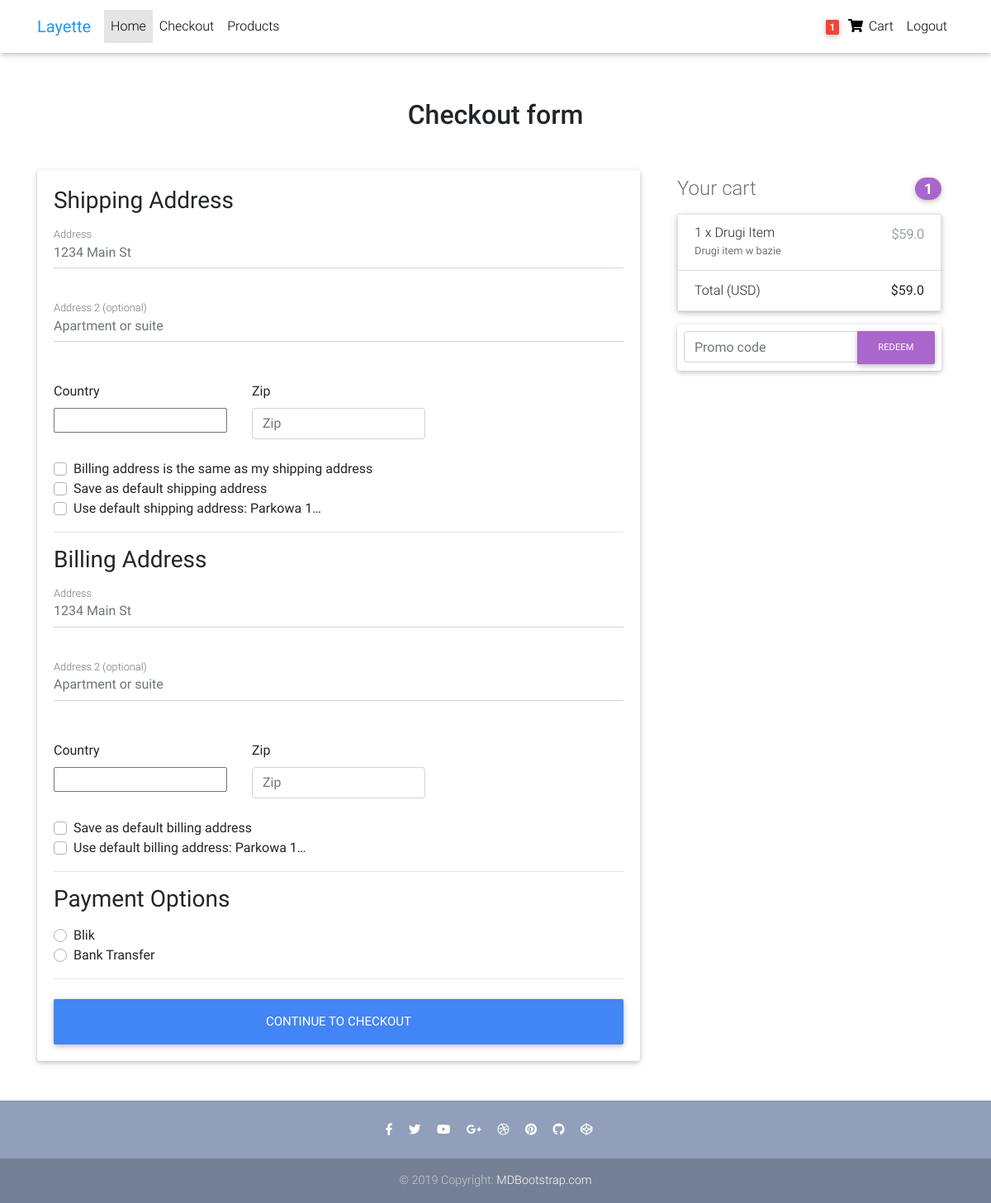
/checkout/ (signed in), run on an earlier commit of the app's database.
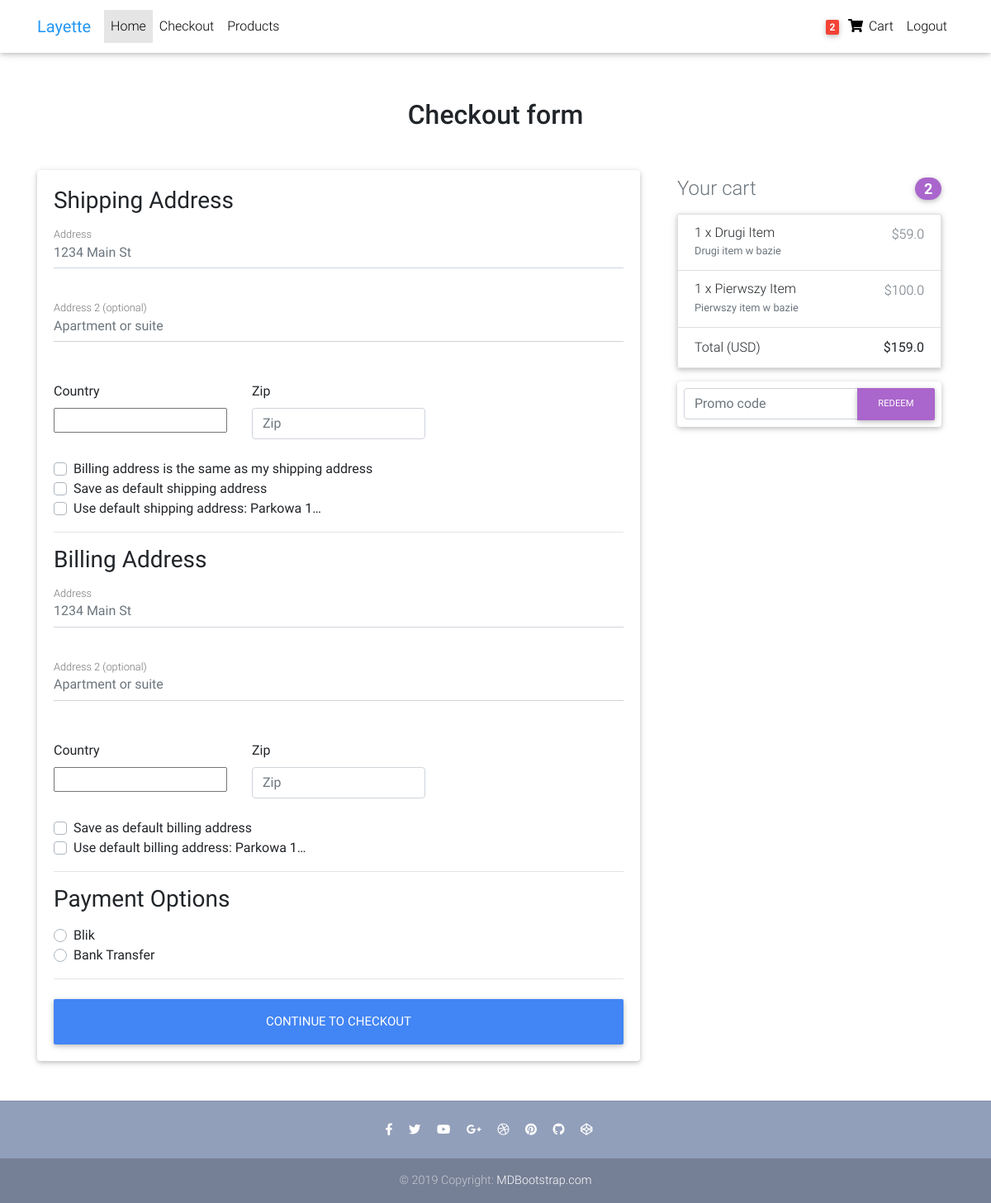
And on a later commit of the database.
### shop_app/models.py (models this page shows, shortened)
class Order(models.Model):
    user = models.ForeignKey(settings.AUTH_USER_MODEL,
                             on_delete=models.CASCADE)
    ref_code = models.CharField(max_length=20)
    items = models.ManyToManyField(OrderItem)
    start_date = models.DateTimeField(auto_now_add=True)
    ordered_date = models.DateTimeField()
    ordered = models.BooleanField(default=False)
    billing_address = models.ForeignKey(
        'Address', related_name='billing_address', on_delete=models.SET_NULL, blank=True, null=True)
    shipping_address = models.ForeignKey(
        'Address', related_name='shipping_address', on_delete=models.SET_NULL, blank=True, null=True)
    payment = models.ForeignKey(
        'Payment', on_delete=models.SET_NULL, blank=True, null=True
    )
    coupon = models.ForeignKey(
        'Coupon', on_delete=models.SET_NULL, blank=True, null=True
    )
    being_delivered = models.BooleanField(default=False)
    received = models.BooleanField(default=False)
    refund_requested = models.BooleanField(default=False)
    refund_granted = models.BooleanField(default=False)
    def get_total(self):
        total = 0
        for order_item in self.items.all():
            total += order_item.get_final_price()
        if self.coupon:
            total -= self.coupon.amount
        return total

class OrderItem(models.Model):
    user = models.ForeignKey(settings.AUTH_USER_MODEL,
                             on_delete=models.CASCADE)
    ordered = models.BooleanField(default=False)
    item = models.ForeignKey(Item, on_delete=models.CASCADE)
    quantity = models.IntegerField(default=1)
    def get_total_item_price(self):
        return self.quantity * self.item.price
    def get_final_price(self):
        if self.item.discount_price:
            return self.get_total_discount_item_price()
        return self.get_total_item_price()

class Item(models.Model):
    title = models.CharField(_('Title'), max_length=100)
    price = models.FloatField(_('Price'),)
    discount_price = models.FloatField(_('Discount price'),blank=True, null=True)
    category = models.CharField(_('Category'),choices=CATEGORY_CHOICES, max_length=2)
    label = models.CharField(_('Label'), choices=LABEL_CHOICES, max_length=1)
    slug = models.SlugField()
    description = models.TextField(_('Description'),)
    image = models.ImageField(_('Image'),)

### shop_app/views.py (the view, shortened to what this page needs)
# urls.py: path('checkout/', CheckoutView.as_view(), name='checkout'),
class CheckoutView(View):
    def get(self, *args, **kwargs):
        form = CheckoutForm()
        try:
            order = Order.objects.get(user=self.request.user, ordered=False)
            context = {
                'form': form,
                'couponform': CouponForm(),
                'order': order,
                'DISPLAY_COUPON_FORM': True,
            }
            shipping_address_qs = Address.objects.filter(
                user=self.request.user,
                address_type = 'S',
                default=True,
            )
            if shipping_address_qs.exists():
                context.update({'default_shipping_address':shipping_address_qs[0]})
            billing_address_qs = Address.objects.filter(
                user=self.request.user,
                address_type = 'B',
                default=True,
            )
            if billing_address_qs.exists():
                context.update({'default_billing_address':billing_address_qs[0]})
            return render(self.request, 'checkout.html', context)
        except ObjectDoesNotExist:
            messages.info(self.request, "You dont have active order")
            return redirect("shop_app:checkout")

### shop_app/forms.py
class CouponForm(forms.Form):
    code = forms.CharField(widget=forms.TextInput(attrs={
        'class': 'form-control',
        'placeholder': 'Promo code',
        'aria-label' : "Recipient's username",
        'aria-describedby' : "basic-addon2",
    }))

### shop_app/templatetags/cart_template_tags.py (called while the page is built)
@register.filter
def cart_item_count(user):
    if user.is_authenticated:
        qs = Order.objects.filter(user=user, ordered=False)
        if qs.exists():
            return qs[0].items.count()
    return 0

### templates/checkout.html (shortened to what the changed rows need)
{% extends 'base.html' %}
{% load crispy_forms_tags %}
{% block content %}
  <main>
    <div class="container wow fadeIn">
      <h2 class="my-5 h2 text-center">Checkout form</h2>
      <div class="row">
        <div class="col-md-8 mb-4">
          <div class="card">
            <form method="POST" class="card-body">
              <div class="d-block my-3">
                {% for value, name in form.fields.payment_option.choices %}
                <div class="custom-control custom-radio">
                  <label class="custom-control-label" for="{{ name }}">{{ name }}</label>
                </div>
                {% endfor %}
              </div>
            </form>
          </div>
        </div>
        <div class="col-md-4 mb-4">
          {% include "order_sinppet.html" %}
        </div>
      </div>
    </div>
  </main>
{% endblock content %}

### templates/navbar.html (shortened to what this page needs)
{% load cart_template_tags %}
<nav class="navbar fixed-top navbar-expand-lg navbar-light white scrolling-navbar">
    <div class="container">
        <a class="navbar-brand waves-effect" href="{% url 'shop_app:home' %}" target="_blank">
            <strong class="blue-text">Layette</strong>
        </a>
        <div class="collapse navbar-collapse" id="navbarSupportedContent">
            <ul class="navbar-nav mr-auto">
                <li class="nav-item active">
                    <a class="nav-link waves-effect" href="/">Home
                    </a>
                </li>
                <li class="nav-item">
                    <a class="nav-link waves-effect" href="/checkout" target="_blank">Checkout</a>
                </li>
                <li class="nav-item">
                    <a class="nav-link waves-effect" href="/products"
                       target="_blank">Products</a>
                </li>
            </ul>
            {% if request.user.is_authenticated %}
            <ul class="navbar-nav nav-flex-icons">
                <li class="nav-item">
                    <a href="{% url 'shop_app:order-summary' %}" class="nav-link waves-effect">
                        <span class="badge red z-depth-1 mr-1"> {{ request.user|cart_item_count }} </span>
                        <i class="fas fa-shopping-cart"></i>
                        <span class="clearfix d-none d-sm-inline-block"> Cart </span>
                    </a>
                </li>
                <li class="nav-item">
                    <a href="{% url 'account_logout' %}" class="nav-link waves-effect">
                        <span class="clearfix d-none d-sm-inline-block">Logout</span>
                    </a>
                </li>
            </ul>
            {% endif %}
        </div>
    </div>
</nav>

### templates/order_sinppet.html (shortened to what this page needs)
<div class="col-md-12 mb-4 mt-2">
    <h4 class="d-flex justify-content-between align-items-center mb-3">
    <span class="text-muted">Your cart</span>
    <span class="badge badge-secondary badge-pill">{{ order.items.count }}</span>
    </h4>
    <ul class="list-group mb-3 z-depth-1">
    {% for order_item in order.items.all %}
    <li class="list-group-item d-flex justify-content-between lh-condensed">
        <div>
        <h6 class="my-0">{{ order_item.quantity }} x {{ order_item.item.title}}</h6>
        <small class="text-muted">{{ order_item.item.description}}</small>
        </div>
        <span class="text-muted">${{ order_item.get_final_price }}</span>
    </li>
    {% endfor %}
    <li class="list-group-item d-flex justify-content-between">
        <span>Total (USD)</span>
        <strong>${{ order.get_total }}</strong>
    </li>
    </ul>
    {% if DISPLAY_COUPON_FORM %}
    <form class="card p-2" action="{% url 'shop_app:add-coupon' %}" method="POST">
        <div class="input-group">
            {{ couponform.code }}
            <div class="input-group-append">
                <button class="btn btn-secondary btn-md waves-effect m-0" type="submit">Redeem</button>
            </div>
        </div>
    </form>
    {% endif %}
</div>

What changed in the data, as far as the page shows it:
computed for Order: items.count "1" → "2"; get_total "59.0" → "159.0"
added OrderItem: quantity "1", item "Pierwszy Item", item.description "Pierwszy item w bazie", get_final_price "100.0"
Also different on the page:
{{ request.user|cart_item_count }}: "1" → "2"
